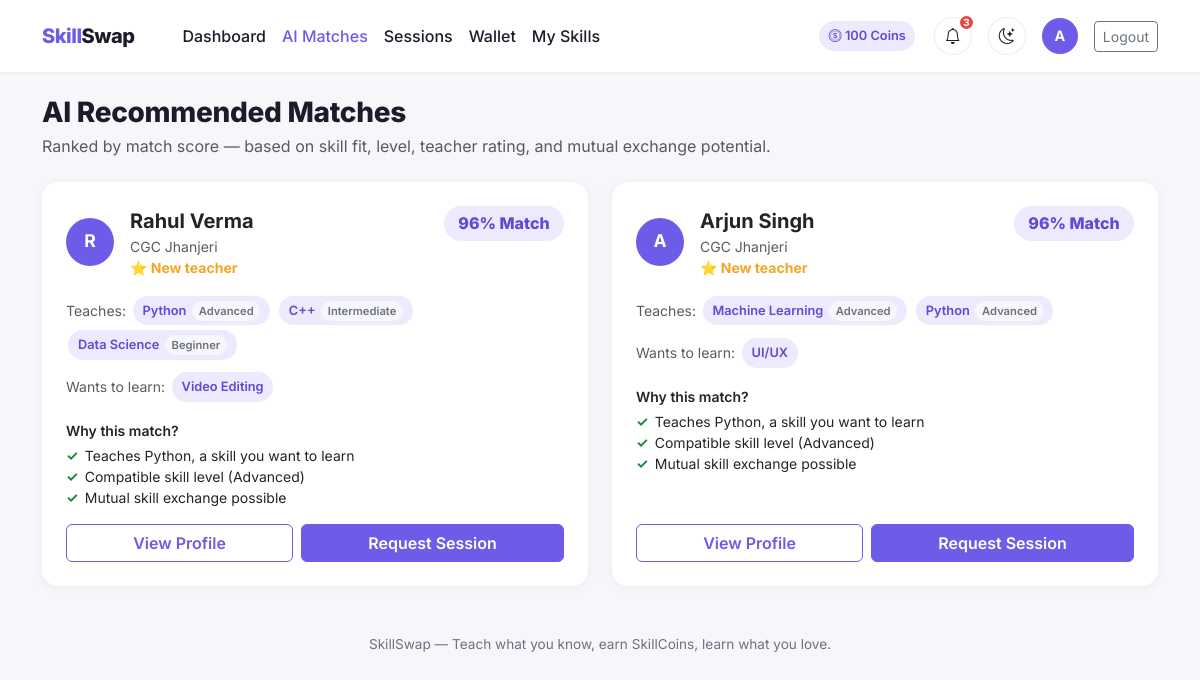
Screenshot of /matches (signed in) with the database file from the repository.
### models.py (models this page shows, shortened)
class User(db.Model):
    id = db.Column(db.Integer, primary_key=True)
    name = db.Column(db.String(120), nullable=False)
    email = db.Column(db.String(120), unique=True, nullable=False)
    password_hash = db.Column(db.String(255), nullable=False)
    college = db.Column(db.String(200))
    department = db.Column(db.String(120))
    year = db.Column(db.String(20))
    bio = db.Column(db.Text, default="")
    skill_coins = db.Column(db.Integer, default=100)
    rating = db.Column(db.Float, default=0.0)
    rating_count = db.Column(db.Integer, default=0)
    created_at = db.Column(db.DateTime, default=datetime.utcnow)
    user_skills = db.relationship(
        "UserSkill", backref="user", lazy=True, cascade="all, delete-orphan"
    )
    @property
    def teach_skills(self):
        return [us for us in self.user_skills if us.type == "TEACH"]
    @property
    def learn_skills(self):
        return [us for us in self.user_skills if us.type == "LEARN"]
    @property
    def avatar_letter(self):
        return self.name[0].upper() if self.name else "?"

class UserSkill(db.Model):
    id = db.Column(db.Integer, primary_key=True)
    user_id = db.Column(db.Integer, db.ForeignKey("user.id"), nullable=False)
    skill_id = db.Column(db.Integer, db.ForeignKey("skill.id"), nullable=False)
    type = db.Column(db.String(10), nullable=False)  # TEACH / LEARN
    level = db.Column(db.String(20), default="Beginner")
    skill = db.relationship("Skill")

class Skill(db.Model):
    id = db.Column(db.Integer, primary_key=True)
    name = db.Column(db.String(100), unique=True, nullable=False)
    category = db.Column(db.String(60), nullable=False)

### app.py (the view)
@app.route("/matches")
@login_required
def matches_page():
    user = current_user()
    candidates = User.query.filter(User.id != user.id).all()
    matches = compute_matches(user, candidates)
    return render_template("matches.html", user=user, matches=matches)

### app.py (called while the page is built)
def login_required(view):
    @wraps(view)
    def wrapped(*args, **kwargs):
        if "user_id" not in session:
            flash("Please log in to continue.", "warning")
            return redirect(url_for("login"))
        return view(*args, **kwargs)
    return wrapped

def current_user():
    uid = session.get("user_id")
    if not uid:
        return None
    return User.query.get(uid)

@app.context_processor
def inject_user():
    user = current_user()
    unread_count = 0
    recent_notifications = []
    if user:
        unread_count = Notification.query.filter_by(user_id=user.id, is_read=False).count()
        recent_notifications = (
            Notification.query.filter_by(user_id=user.id)
            .order_by(Notification.created_at.desc())
            .limit(8)
            .all()
        )
    return {
        "current_user": user,
        "unread_count": unread_count,
        "recent_notifications": recent_notifications,
    }

### matching.py (called while the page is built)
def skill_similarity(learn_skill, teach_skill):
    if learn_skill.id == teach_skill.id:
        return 1.0
    if teach_skill.name in RELATED.get(learn_skill.name, []):
        return 0.7
    if learn_skill.category == teach_skill.category:
        return 0.4
    return 0.0

### models.py (called while the page is built)
    @property
    def time_ago(self):
        delta = datetime.utcnow() - self.created_at
        secs = delta.total_seconds()
        if secs < 60:
            return "just now"
        if secs < 3600:
            return f"{int(secs // 60)}m ago"
        if secs < 86400:
            return f"{int(secs // 3600)}h ago"
        return f"{int(secs // 86400)}d ago"

### templates/matches.html (shortened to what this page needs)
{% extends "base.html" %}
{% block content %}
<h3 class="section-title mb-1">AI Recommended Matches</h3>
<p class="text-muted mb-4">Ranked by match score — based on skill fit, level, teacher rating, and mutual exchange potential.</p>
{% if not user.learn_skills %}
  <div class="alert alert-warning">Add a skill you want to learn under <a href="{{ url_for('edit_skills') }}">My Skills</a> to get matches.</div>
{% elif not matches %}
  <div class="alert alert-info">No matches found right now. Check back once more students join, or broaden the skills you want to learn.</div>
{% else %}
<div class="row g-4">
  {% for m in matches %}
  <div class="col-md-6">
    <div class="card p-4 h-100">
      <div class="d-flex justify-content-between align-items-start mb-3">
        <div class="d-flex align-items-center gap-3">
          <div class="avatar-circle">{{ m.teacher.avatar_letter }}</div>
          <div>
            <div class="fw-bold fs-5">{{ m.teacher.name }}</div>
            <div class="text-muted small">{{ m.teacher.college or "" }}</div>
            <div class="star-rating small">⭐ {{ m.teacher.display_rating if m.teacher.rating_count > 0 else "New teacher" }}</div>
          </div>
        </div>
        <div class="match-score-badge">{{ m.score }}% Match</div>
      </div>
      <div class="mb-2">
        <span class="text-muted small">Teaches:</span>
        {% for us in m.teacher.teach_skills %}
          <span class="badge-skill">{{ us.skill.name }}<span class="badge-level">{{ us.level }}</span></span>
        {% endfor %}
      </div>
      <div class="mb-3">
        <span class="text-muted small">Wants to learn:</span>
        {% for us in m.teacher.learn_skills %}
          <span class="badge-skill">{{ us.skill.name }}</span>
        {% endfor %}
      </div>
      <div class="mb-3">
        <div class="fw-semibold small mb-1">Why this match?</div>
        {% for r in m.reasons %}
          <div class="small"><span class="reason-check">✓</span>{{ r }}</div>
        {% endfor %}
      </div>
      <div class="d-flex gap-2 mt-auto">
        <a href="{{ url_for('profile', user_id=m.teacher.id) }}" class="btn btn-outline-accent flex-fill">View Profile</a>
        <a href="{{ url_for('new_session', teacher_id=m.teacher.id, skill_id=m.matched_skill.id) }}" class="btn btn-accent flex-fill">Request Session</a>
      </div>
    </div>
  </div>
  {% endfor %}
</div>
{% endif %}
{% endblock %}

### templates/base.html (shortened to what this page needs)
<!DOCTYPE html>
<html lang="en">
<head>
  <link href="https://cdn.jsdelivr.net/npm/bootstrap@5.3.3/dist/css/bootstrap.min.css" rel="stylesheet">
  <link href="https://cdn.jsdelivr.net/npm/bootstrap-icons@1.11.3/font/bootstrap-icons.css" rel="stylesheet">
  <link href="{{ url_for('static', filename='css/style.css') }}" rel="stylesheet">
</head>
<body>
<nav class="navbar navbar-expand-lg sticky-top py-3">
  <div class="container">
    <a class="navbar-brand" href="{{ url_for('index') }}">Skill<span>Swap</span></a>
    <div class="collapse navbar-collapse" id="nav">
      {% if current_user %}
      <ul class="navbar-nav me-auto ms-lg-4">
        <li class="nav-item"><a class="nav-link {% if request.endpoint=='dashboard' %}active{% endif %}" href="{{ url_for('dashboard') }}">Dashboard</a></li>
        <li class="nav-item"><a class="nav-link {% if request.endpoint=='matches_page' %}active{% endif %}" href="{{ url_for('matches_page') }}">AI Matches</a></li>
        <li class="nav-item"><a class="nav-link {% if request.endpoint=='sessions_page' %}active{% endif %}" href="{{ url_for('sessions_page') }}">Sessions</a></li>
        <li class="nav-item"><a class="nav-link {% if request.endpoint=='wallet' %}active{% endif %}" href="{{ url_for('wallet') }}">Wallet</a></li>
        <li class="nav-item"><a class="nav-link {% if request.endpoint=='edit_skills' %}active{% endif %}" href="{{ url_for('edit_skills') }}">My Skills</a></li>
      </ul>
      <div class="d-flex align-items-center gap-3">
        <span class="badge-skill"><i class="bi bi-coin"></i> {{ current_user.skill_coins }} Coins</span>
        <div class="dropdown">
          <button class="btn btn-icon position-relative" type="button" data-bs-toggle="dropdown" aria-expanded="false">
            <i class="bi bi-bell"></i>
            {% if unread_count > 0 %}
              <span class="notif-dot">{{ unread_count if unread_count < 10 else '9+' }}</span>
            {% endif %}
          </button>
        </div>
        <button class="btn btn-icon" type="button" id="theme-toggle" title="Toggle dark mode">
          <i class="bi bi-moon-stars" id="theme-icon"></i>
        </button>
        <a href="{{ url_for('profile', user_id=current_user.id) }}" class="d-flex align-items-center text-decoration-none">
          <div class="avatar-circle" style="width:36px;height:36px;font-size:0.9rem;">{{ current_user.avatar_letter }}</div>
        </a>
        <a href="{{ url_for('logout') }}" class="btn btn-sm btn-outline-secondary">Logout</a>
      </div>
      {% endif %}
    </div>
  </div>
</nav>
<div class="container my-4">
  {% block content %}{% endblock %}
</div>
<footer class="container text-center py-4">
  SkillSwap — Teach what you know, earn SkillCoins, learn what you love.
</footer>
</body>
</html>

### static/css/style.css (style rules this page uses)
:root { --accent: #6C5CE7; --accent-dark: #5b4bd6; --accent-light: #eee9fd; --ink: #1c1b29; --muted: #6b7280; --bg: #f7f7fb; --surface: #ffffff; --border-soft: rgba(20, 20, 43, 0.08); --card-radius: 16px; --shadow-sm: 0 2px 10px rgba(20, 20, 43, 0.06); --shadow-md: 0 8px 28px rgba(20, 20, 43, 0.10); }
* { transition: background-color 0.2s ease, border-color 0.2s ease, color 0.2s ease; }
body { background-color: var(--bg); color: var(--ink); font-family: "Inter", "Segoe UI", system-ui, -apple-system, sans-serif; }
a { text-decoration: none; }
.navbar-brand { font-weight: 800; letter-spacing: -0.5px; color: var(--accent) !important; }
.navbar-brand span { color: var(--ink); }
.navbar { background: var(--surface); box-shadow: 0 1px 3px rgba(0,0,0,0.06); }
.nav-link { font-weight: 500; color: var(--ink) !important; }
.nav-link.active { color: var(--accent) !important; }
.btn-accent { background-color: var(--accent); border-color: var(--accent); color: #fff; font-weight: 600; }
.btn-outline-accent { border-color: var(--accent); color: var(--accent); font-weight: 600; }
.card { border: none; border-radius: var(--card-radius); background: var(--surface); box-shadow: var(--shadow-sm); transition: box-shadow 0.2s ease, transform 0.2s ease; }
.btn-icon { width: 38px; height: 38px; border-radius: 50%; border: 1px solid var(--border-soft); background: var(--surface); color: var(--ink); display: inline-flex; align-items: center; justify-content: center; position: relative; }
.notif-dot { position: absolute; top: -4px; right: -4px; background: #e6483f; color: #fff; font-size: 0.62rem; font-weight: 700; border-radius: 999px; min-width: 17px; height: 17px; display: flex; align-items: center; justify-content: center; padding: 0 3px; border: 2px solid var(--surface); }
.stat-card, .card { transition: box-shadow 0.2s ease; }
.badge-skill { background: var(--accent-light); color: var(--accent-dark); font-weight: 600; padding: 0.4em 0.75em; border-radius: 999px; font-size: 0.8rem; display: inline-block; margin: 0.15rem; }
.badge-level { font-size: 0.7rem; font-weight: 600; padding: 0.25em 0.6em; border-radius: 999px; background: var(--bg); color: var(--muted); margin-left: 0.35rem; }
.match-score-badge { background: var(--accent-light); color: var(--accent-dark); border-radius: 999px; padding: 0.35rem 0.9rem; font-weight: 800; display: inline-block; }
.avatar-circle { width: 48px; height: 48px; border-radius: 50%; background: var(--accent); color: #fff; display: flex; align-items: center; justify-content: center; font-weight: 700; font-size: 1.1rem; flex-shrink: 0; }
.star-rating { color: #f5a623; font-weight: 700; }
.reason-check { color: #1c8a3c; font-weight: 700; margin-right: 0.4rem; }
.section-title { font-weight: 800; letter-spacing: -0.3px; }
footer { color: var(--muted); font-size: 0.85rem; }

### rows the page displays
User: skill_coins "100", avatar_letter "A"
UserSkill: teacher.avatar_letter "R", teacher.name "Rahul Verma", teacher "CGC Jhanjeri", teacher "New teacher", score "96", skill.name "Python", level "Advanced", reasons "Teaches Python, a skill you want to learn" "Compatible skill level (Advanced)" "Mutual skill exchange possible"
UserSkill: skill.name "C++", level "Intermediate"
UserSkill: skill.name "Data Science", level "Beginner"
UserSkill: skill.name "Video Editing"
UserSkill: teacher.avatar_letter "A", teacher.name "Arjun Singh", teacher "CGC Jhanjeri", teacher "New teacher", score "96", skill.name "Python", level "Advanced", reasons "Teaches Python, a skill you want to learn" "Compatible skill level (Advanced)" "Mutual skill exchange possible"
UserSkill: skill.name "Machine Learning", level "Advanced"
UserSkill: skill.name "UI/UX"

### other values shown
{{ unread_count if unread_count < 10 else '9+' }} "3"
